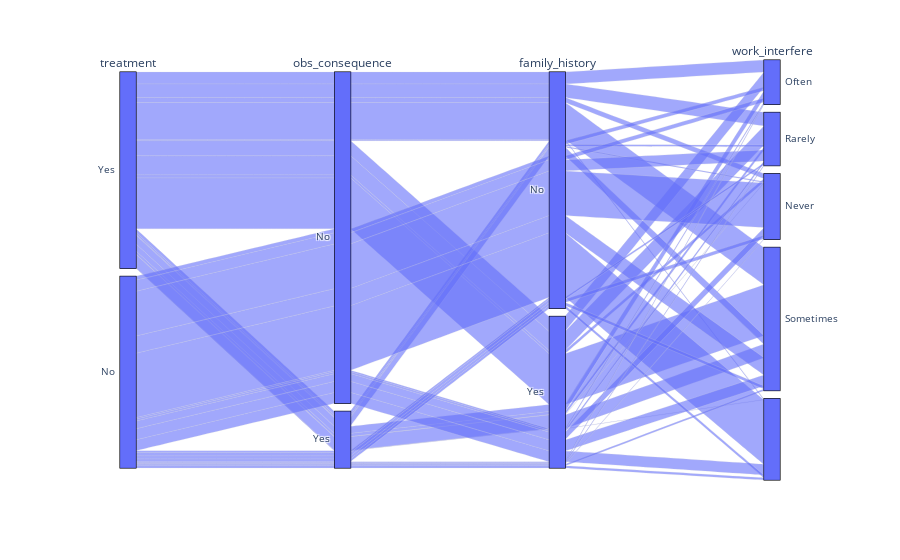

Notebook cell for this chart:
### Code cell
import plotly.express as px


fig = px.parallel_categories(data[['treatment', 'obs_consequence', 'family_history',  
                                   'work_interfere']])
fig.show()

### Figure 1 — Plotly figure (JSON) as saved in the notebook; plotly's stock layout.template omitted (floating-point values rounded to 4 significant figures; data arrays with more than 128 entries replaced by an {"elided": "..."} marker saying what was removed)
{"data": [{"dimensions": [{"label": "treatment", "values": {"elided": "1259 str values"}}, {"label": "obs_consequence", "values": {"elided": "1259 str values"}}, {"label": "family_history", "values": {"elided": "1259 str values"}}, {"label": "work_interfere", "values": {"elided": "1259 str values"}}], "domain": {"x": [0, 1], "y": [0, 1]}, "name": "", "type": "parcats"}], "layout": {"legend": {"tracegroupgap": 0}, "margin": {"t": 60}}}
